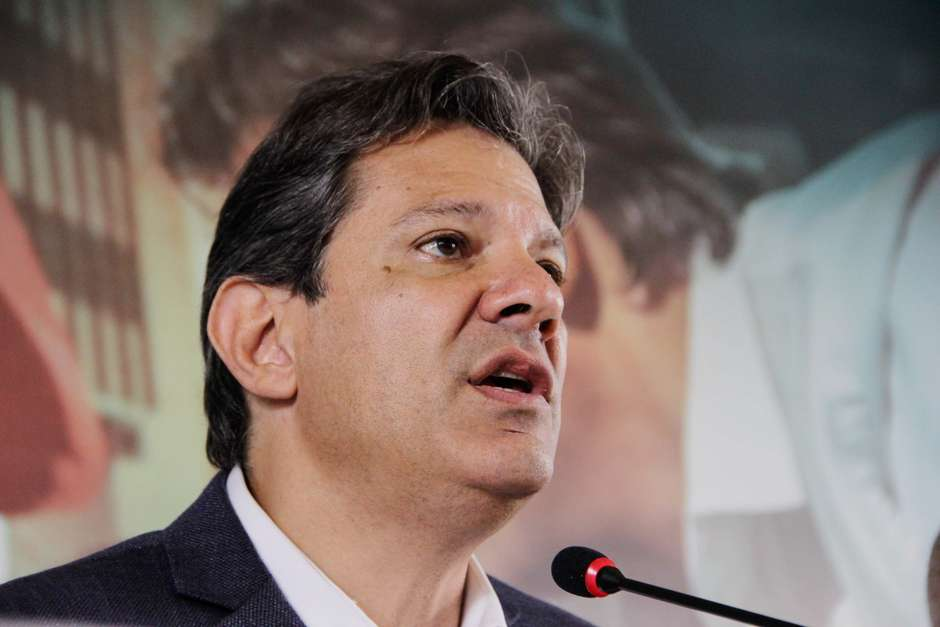
#> input picture canny/images/david.jpg, 940 x 627 px; its folder holds only this picture in this run
$ python main.py
#> lines starting #> are read from the running program, lines starting #| are printed output that depends on the picture
### canny/Canny.py
from scipy import ndimage
from scipy.ndimage.filters import convolve
import numpy as np

class Canny:
    def __init__(self, imgs, sigma=1, tam_gauss=5, pixel_fraco=75, pixel_forte=255, fraca_intensidade=0.05,
                 forte_intensidade=0.15):
        self.imgs = imgs #conjunto de imgs de entrada
        self.imgs_final = [] #conjunto de imgs resultante
        self.img_smoothed = None #imagem pós filtro gauss
        self.gradientMat = None #imagem pós calc_gradiente
        self.thetaMat = None #ângulo theta do gradiente
        self.nonMaxImg = None #imagem pós max_supression
        self.thresholdImg = None #imagem pós identificado pixeis fortes e fracos
        self.pixel_fraco = pixel_fraco #param para identificar pixeis fracos
        self.pixel_forte = pixel_forte #param para identificar pixeis fortes
        self.sigma = sigma
        self.tam_gauss = tam_gauss #tamanho da matriz [AxA] para filtro gauss
        self.fraca_intensidade = fraca_intensidade
        self.forte_intensidade = forte_intensidade
        return

    def filtro_gauss(self, size, sigma=1): #redução do ruído da imagem
        size = int(size) // 2
        x, y = np.mgrid[-size:size + 1, -size:size + 1]
        normal = 1 / (2.0 * np.pi * sigma ** 2)
        g = np.exp(-((x ** 2 + y ** 2) / (2.0 * sigma ** 2))) * normal #Gaussian filter kernel equation
        return g

    def calc_gradiente(self, img): #calcula o gradiente da img
        Kx = np.array([[-1, 0, 1], [-2, 0, 2], [-1, 0, 1]], np.float32) #sobel filter direção x (horizontal)
        Ky = np.array([[1, 2, 1], [0, 0, 0], [-1, -2, -1]], np.float32) #sobel filter direção y (vertical)

        Ix = ndimage.filters.convolve(img, Kx) #derivada x
        Iy = ndimage.filters.convolve(img, Ky) #derivada y

        G = np.hypot(Ix, Iy) #sqrt(Ix**2 + Iy**2)
        G = G / G.max() * 255 #normaliza
        theta = np.arctan2(Iy, Ix) #angulo theta
        return (G, theta)

    def non_max_suppression(self, img, theta_grad): #afina as arestas encontradas no gradiente da img
        M, N = img.shape #M = linhas, N = colunas
        Z = np.zeros((M, N), dtype=np.int32) #matriz de zeros do tamanho da img
        angle = theta_grad * 180. / np.pi
        angle[angle < 0] += 180

        for i in range(1, M - 1):
            for j in range(1, N - 1):
                try:
                    q = 255
                    r = 255

                    # angulo de 0 graus
                    if (0 <= angle[i, j] < 22.5) or (157.5 <= angle[i, j] <= 180):
                        q = img[i, j + 1]
                        r = img[i, j - 1]
                    # angulo de 45 graus
                    elif (22.5 <= angle[i, j] < 67.5):
                        q = img[i + 1, j - 1]
                        r = img[i - 1, j + 1]
                    # angulo de 90 graus
                    elif (67.5 <= angle[i, j] < 112.5):
                        q = img[i + 1, j]
                        r = img[i - 1, j]
                    # angulo de 135 graus
                    elif (112.5 <= angle[i, j] < 157.5):
                        q = img[i - 1, j - 1]
                        r = img[i + 1, j + 1]
                    # verifica se o pixel possui intensidade maior que o atual
                    if (img[i, j] >= q) and (img[i, j] >= r):
                        Z[i, j] = img[i, j]
                    else:
                        Z[i, j] = 0

                except IndexError as e:
                    pass

        return Z

    def threshold(self, img): #identifica pixeis com intensidade forte e fraca da img

        forte_intensidade = img.max() * self.forte_intensidade;
        fraca_intensidade = forte_intensidade * self.fraca_intensidade;

        M, N = img.shape #M = linhas, N = colunas
        res = np.zeros((M, N), dtype=np.int32) #matriz de zeros do tamanho da img

        fraco = np.int32(self.pixel_fraco) #pega o param da classe como ref
        forte = np.int32(self.pixel_forte)

        pixeis_forte_i, pixeis_forte_j = np.where(img >= forte_intensidade) #acha todos os pixeis fortes da img
        pixeis_fraco_i, pixeis_fraco_j = np.where((img <= forte_intensidade) & (img >= fraca_intensidade)) #acha todos os pixeis fracos da img

        res[pixeis_forte_i, pixeis_forte_j] = forte
        res[pixeis_fraco_i, pixeis_fraco_j] = fraco

        return (res)

    def hysteresis(self, img): #transforma pixeis em intensidade alta olhando pela sua vizinhança

        M, N = img.shape
        fraco = self.pixel_fraco
        forte = self.pixel_forte

        for i in range(1, M - 1):
            for j in range(1, N - 1):
                if (img[i, j] == fraco):
                    try:
                        #se algum pixel ao redor de img[i,j] for forte
                        if ((img[i + 1, j - 1] == forte) or (img[i + 1, j] == forte) or (img[i + 1, j + 1] == forte)
                                or (img[i, j - 1] == forte) or (img[i, j + 1] == forte)
                                or (img[i - 1, j - 1] == forte) or (img[i - 1, j] == forte)
                                or (img[i - 1, j + 1] == forte)):
                            img[i, j] = forte #transforma o pixel img[i,j] em forte
                        else:
                            img[i, j] = 0 #se não ignora ele
                    except IndexError as e:
                        pass

        return img

    def detect(self):
        imgs_final = []
        for i, img in enumerate(self.imgs):
            self.img_smoothed = convolve(img, self.filtro_gauss(self.tam_gauss, self.sigma))
            self.gradientMat, self.thetaMat = self.calc_gradiente(self.img_smoothed)
            self.nonMaxImg = self.non_max_suppression(self.gradientMat, self.thetaMat)
            self.thresholdImg = self.threshold(self.nonMaxImg)
            img_final = self.hysteresis(self.thresholdImg)
            self.imgs_final.append(img_final)

        return self.imgs_final

### canny/main.py
import matplotlib.pyplot as plt
import matplotlib.image as mpimg
import os
import Canny as alg #class Canny

def rgb2gray(rgb): #função básica pra converter para tons de cinza
    r, g, b = rgb[:,:,0], rgb[:,:,1], rgb[:,:,2]
    gray = 0.2989 * r + 0.5870 * g + 0.1140 * b
    return gray

def load_data(dir_name = 'images'): #carrega todas as imagens dentro do diretório 'images'
#> called with dir_name = 'images'
    imgs = []
    for filename in os.listdir(dir_name):
        if os.path.isfile(dir_name + '/' + filename):
            img = mpimg.imread(dir_name + '/' + filename)
#> img is the input picture: shape (627, 940, 3); mean R, G, B 131.1, 114.1, 107.9
            img = rgb2gray(img)
#> in rgb2gray, `r, g, b = rgb[:,:,0], rgb[:,:,1], rgb[:,:,2]`:
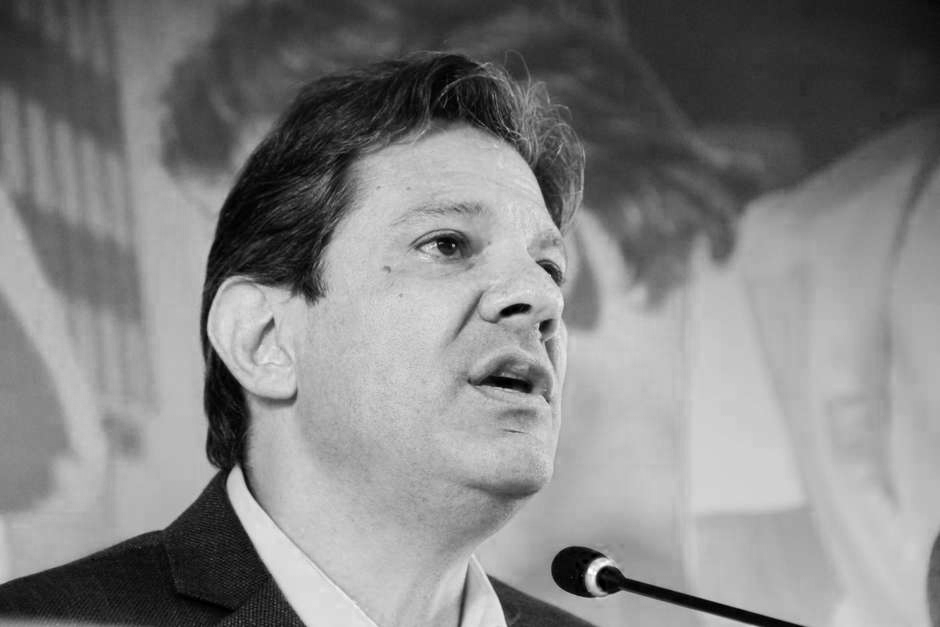
#> r: shape (627, 940); min 0, max 255, mean 131.1
#> in rgb2gray, `r, g, b = rgb[:,:,0], rgb[:,:,1], rgb[:,:,2]`:
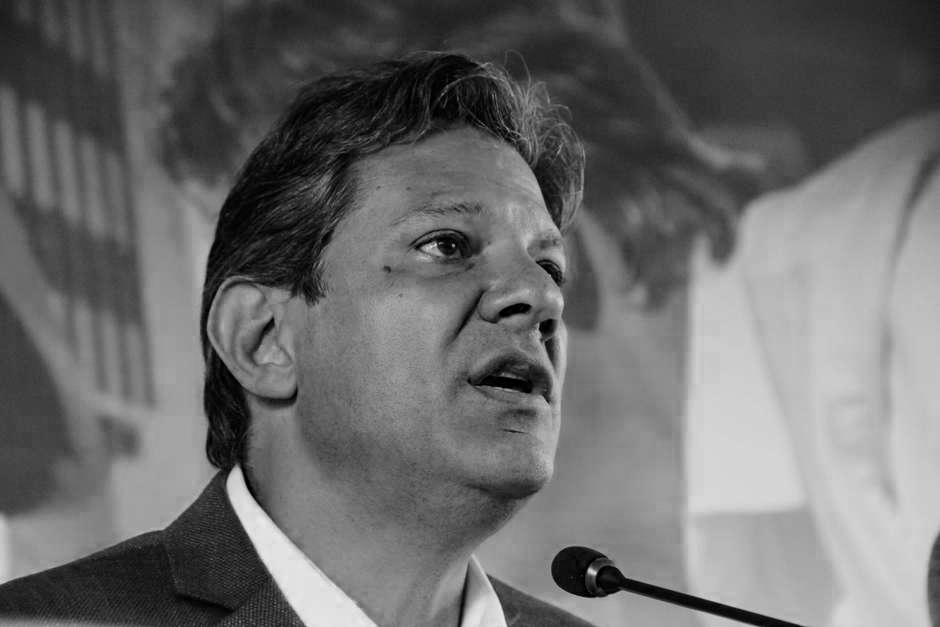
#> b: shape (627, 940); min 0, max 239, mean 107.9
            imgs.append(img)
    return imgs


def visualize(imgs, format=None, gray=False): #plota imagens
    plt.figure(figsize=(20, 40))
    for i, img in enumerate(imgs):
        if img.shape[0] == 3:
            img = img.transpose(1, 2, 0)
        plt_idx = i + 1
        plt.subplot(2, 2, plt_idx)
        plt.imshow(img, format)
    plt.show()

#INICIA AQUI
imgs = load_data() #carrega as imagens
#> imgs = 1 item

detector = alg.Canny(imgs, sigma=1.4, tam_gauss=5, fraca_intensidade=0.10, forte_intensidade=0.20, pixel_fraco=100) #seta os params para a classe
imgs_final = detector.detect() #recebe imagem resultante
#> the loop in detect, `for i, img in enumerate(self.imgs):` made 1 pass
#> (size in filtro_gauss, normal in filtro_gauss, Kx in calc_gradiente, Ky in calc_gradiente, forte_intensidade in threshold, fraca_intensidade in threshold) on pass 1: (2, 0.0812, [[-1, 0, 1], [-2, 0, 2], [-1, 0, 1]], [[1, 2, 1], [0, 0, 0], [-1, -2, -1]], 51, 5.1)
#> pass 1, in detect, `self.img_smoothed = convolve(img, self.filtro_gauss(self.tam_gauss, se..`:
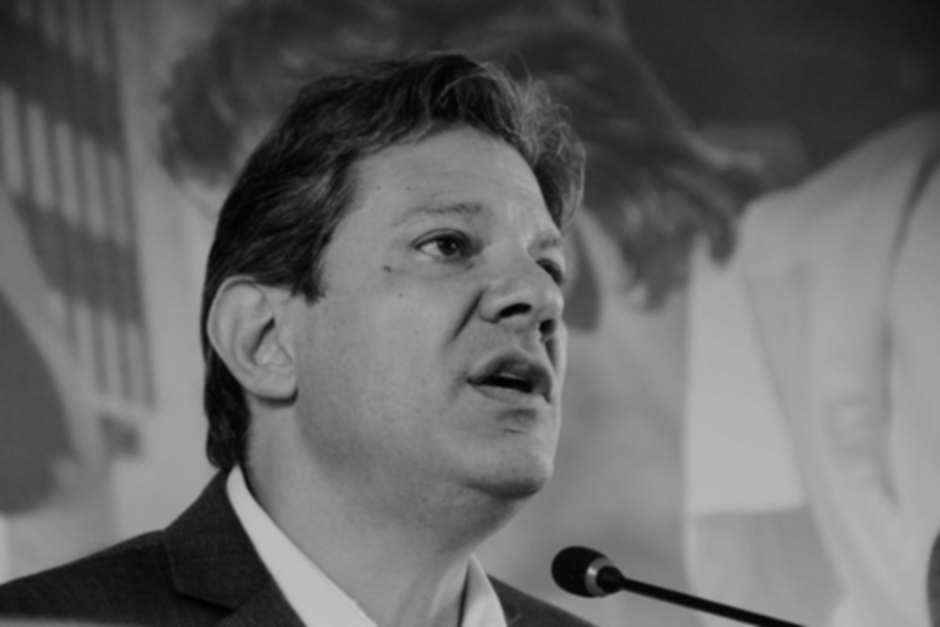
#> self.img_smoothed: shape (627, 940) float64; min 1.26, max 192.2, mean 102.9
#> pass 1, in calc_gradiente, `Iy = ndimage.filters.convolve(img, Ky)`:
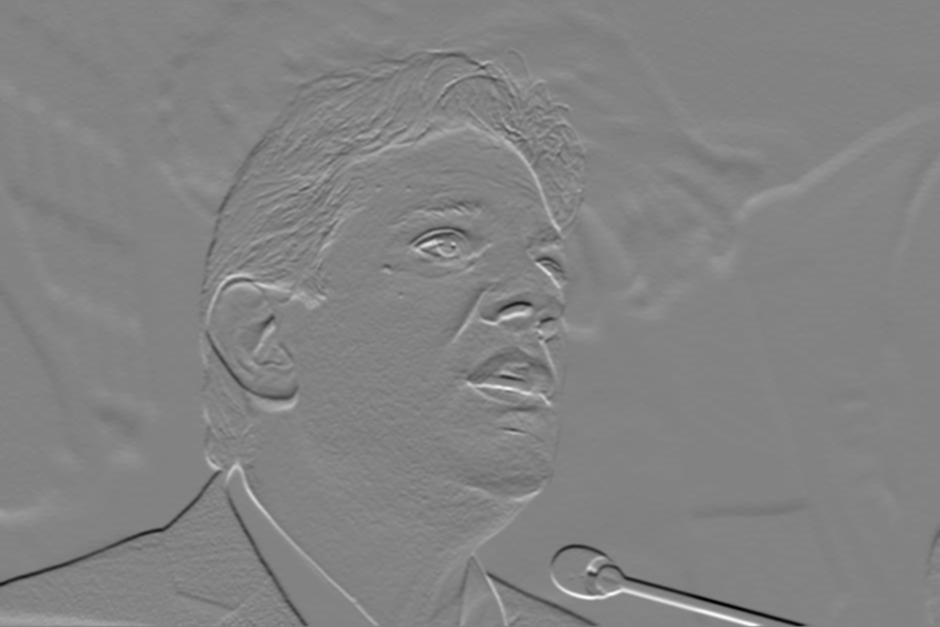
#> Iy: shape (627, 940) float64; min -313.8, max 297.8, mean 0.8; drawn with min black and max white
#> pass 1, in calc_gradiente, `G = np.hypot(Ix, Iy)`:
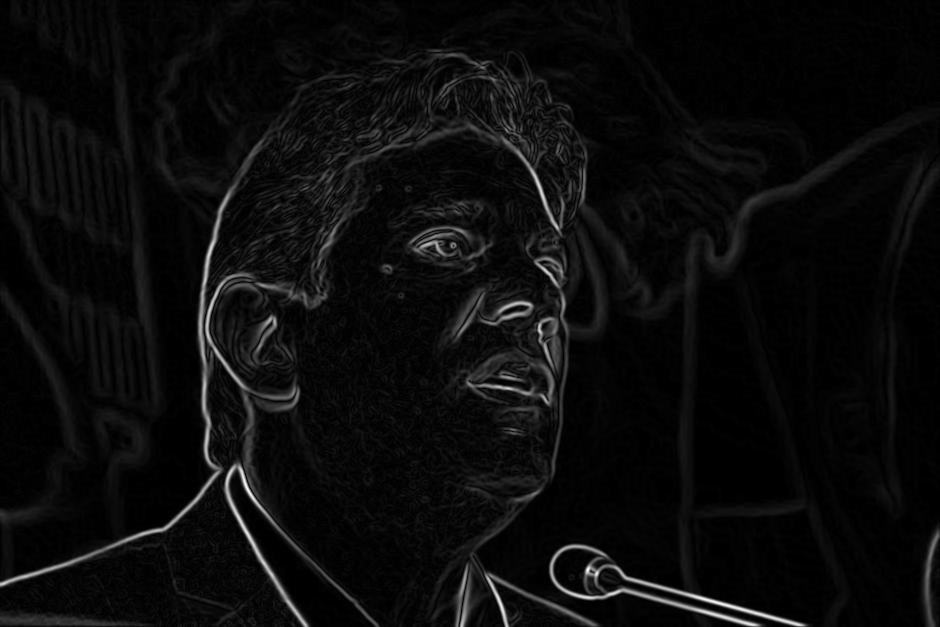
#> G: shape (627, 940) float64; min 0, max 336.3, mean 15.6; drawn with min black and max white
#> after the loop in detect, `for i, img in enumerate(self.imgs):`:
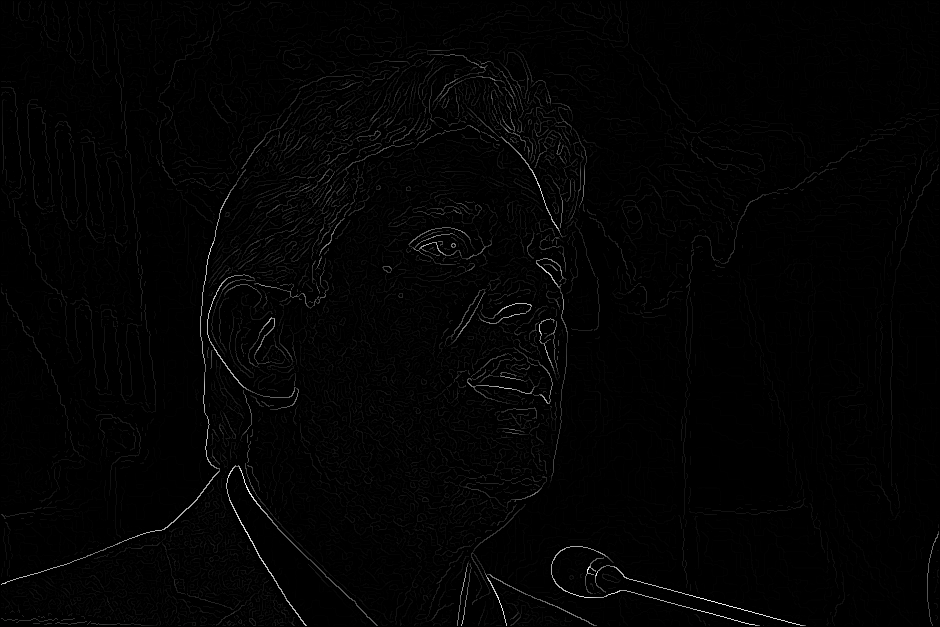
#> self.nonMaxImg: shape (627, 940) int32; min 0, max 255, mean 3.1
#> after the loop in detect, `for i, img in enumerate(self.imgs):`:
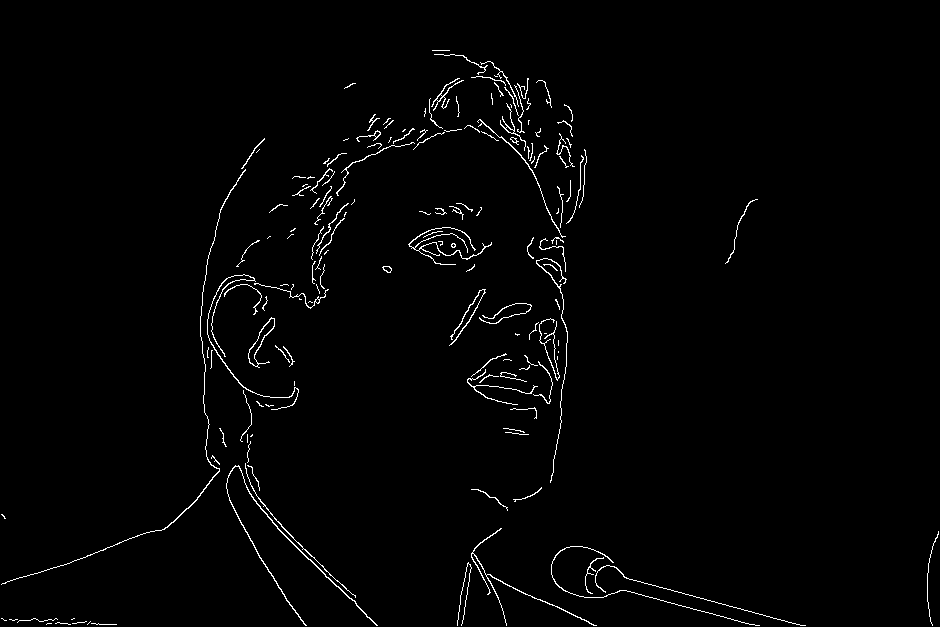
#> self.thresholdImg: shape (627, 940) int32; 1.5% white in thin lines or dots
#> imgs_final = 1 item
visualize(imgs_final, 'gray') #exibe
#> the loop in visualize, `for i, img in enumerate(imgs):` made 1 pass
#> plt_idx on pass 1: 1
